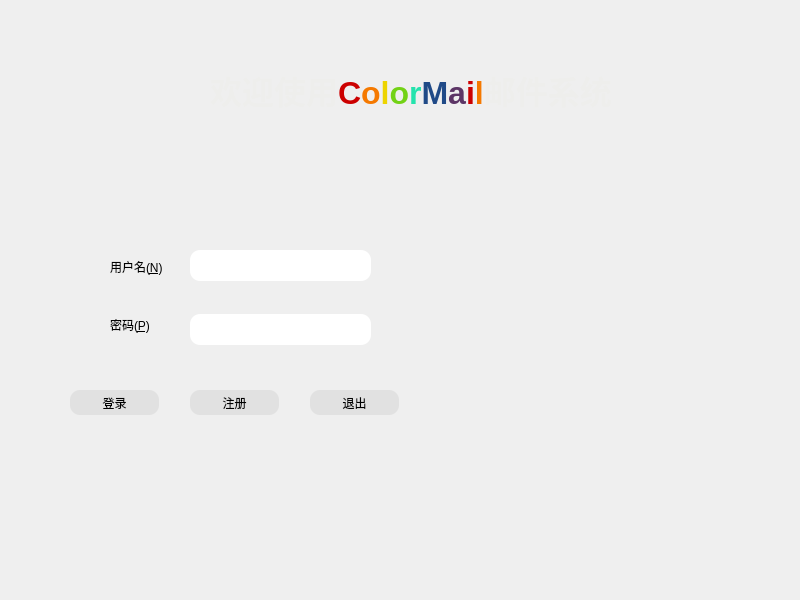
<?xml version="1.0" encoding="UTF-8"?>
<ui version="4.0">
 <class>Login</class>
 <widget class="QWidget" name="Login">
  <property name="geometry">
   <rect>
    <x>0</x>
    <y>0</y>
    <width>800</width>
    <height>600</height>
   </rect>
  </property>
  <property name="minimumSize">
   <size>
    <width>800</width>
    <height>600</height>
   </size>
  </property>
  <property name="maximumSize">
   <size>
    <width>800</width>
    <height>600</height>
   </size>
  </property>
  <property name="windowTitle">
   <string>Login</string>
  </property>
  <property name="autoFillBackground">
   <bool>false</bool>
  </property>
  <property name="styleSheet">
   <string notr="true"/>
  </property>
  <widget class="QWidget" name="InputArea" native="true">
   <property name="geometry">
    <rect>
     <x>50</x>
     <y>210</y>
     <width>361</width>
     <height>271</height>
    </rect>
   </property>
   <property name="autoFillBackground">
    <bool>true</bool>
   </property>
   <property name="styleSheet">
    <string notr="true"/>
   </property>
   <widget class="QLineEdit" name="lineName">
    <property name="geometry">
     <rect>
      <x>140</x>
      <y>40</y>
      <width>181</width>
      <height>31</height>
     </rect>
    </property>
    <property name="autoFillBackground">
     <bool>false</bool>
    </property>
    <property name="styleSheet">
     <string notr="true">#lineName{
border-radius:10px;
}</string>
    </property>
    <property name="maxLength">
     <number>12</number>
    </property>
   </widget>
   <widget class="QPushButton" name="btnRegester">
    <property name="geometry">
     <rect>
      <x>140</x>
      <y>180</y>
      <width>89</width>
      <height>25</height>
     </rect>
    </property>
    <property name="autoFillBackground">
     <bool>false</bool>
    </property>
    <property name="styleSheet">
     <string notr="true">#btnRegester:hover{
border-radius:10px;
background-color:rgb(204,204,204);
}
#btnRegester:!hover{
border-radius:10px;
background-color:rgb(225,225,225);
}
#btnRegester:hover:pressed{
border-radius:10px;
background-color:rgb(0,191,255);
}</string>
    </property>
    <property name="text">
     <string>注册</string>
    </property>
    <property name="icon">
     <iconset resource="Resource.qrc">
      <normaloff>:/new/prefix1/icon/registe_32.ico</normaloff>:/new/prefix1/icon/registe_32.ico</iconset>
    </property>
   </widget>
   <widget class="QLineEdit" name="lineCode">
    <property name="geometry">
     <rect>
      <x>140</x>
      <y>104</y>
      <width>181</width>
      <height>31</height>
     </rect>
    </property>
    <property name="autoFillBackground">
     <bool>false</bool>
    </property>
    <property name="styleSheet">
     <string notr="true">#lineCode{
border-radius:10px;
}</string>
    </property>
    <property name="maxLength">
     <number>12</number>
    </property>
    <property name="echoMode">
     <enum>QLineEdit::Password</enum>
    </property>
   </widget>
   <widget class="QPushButton" name="btnExit">
    <property name="geometry">
     <rect>
      <x>260</x>
      <y>180</y>
      <width>89</width>
      <height>25</height>
     </rect>
    </property>
    <property name="autoFillBackground">
     <bool>false</bool>
    </property>
    <property name="styleSheet">
     <string notr="true">#btnExit:hover{
border-radius:10px;
background-color:rgb(204,204,204);
}
#btnExit:!hover{
border-radius:10px;
background-color:rgb(225,225,225);
}
#btnExit:hover:pressed{
border-radius:10px;
background-color:rgb(255,0,0);
}</string>
    </property>
    <property name="text">
     <string>退出</string>
    </property>
    <property name="icon">
     <iconset resource="Resource.qrc">
      <normaloff>:/new/prefix1/icon/exit_32.ico</normaloff>:/new/prefix1/icon/exit_32.ico</iconset>
    </property>
   </widget>
   <widget class="QPushButton" name="btnLog">
    <property name="geometry">
     <rect>
      <x>20</x>
      <y>180</y>
      <width>89</width>
      <height>25</height>
     </rect>
    </property>
    <property name="autoFillBackground">
     <bool>false</bool>
    </property>
    <property name="styleSheet">
     <string notr="true">#btnLog:hover{
border-radius:10px;
background-color:rgb(204,204,204);
}
#btnLog:!hover{
border-radius:10px;
background-color:rgb(225,225,225);
}
#btnLog:hover:pressed{
border-radius:10px;
background-color:rgb(225,183,3);
}</string>
    </property>
    <property name="text">
     <string>登录</string>
    </property>
    <property name="icon">
     <iconset resource="Resource.qrc">
      <normaloff>:/new/prefix1/icon/login_32.ico</normaloff>:/new/prefix1/icon/login_32.ico</iconset>
    </property>
   </widget>
   <widget class="QWidget" name="layoutWidget">
    <property name="geometry">
     <rect>
      <x>60</x>
      <y>30</y>
      <width>81</width>
      <height>111</height>
     </rect>
    </property>
    <layout class="QVBoxLayout" name="verticalLayout">
     <item>
      <widget class="QLabel" name="lbName">
       <property name="text">
        <string>用户名(&amp;N)</string>
       </property>
       <property name="buddy">
        <cstring>lineName</cstring>
       </property>
      </widget>
     </item>
     <item>
      <widget class="QLabel" name="label">
       <property name="text">
        <string>密码(&amp;P)</string>
       </property>
       <property name="buddy">
        <cstring>lineCode</cstring>
       </property>
      </widget>
     </item>
    </layout>
   </widget>
  </widget>
  <widget class="QLabel" name="label_2">
   <property name="geometry">
    <rect>
     <x>210</x>
     <y>50</y>
     <width>491</width>
     <height>81</height>
    </rect>
   </property>
   <property name="text">
    <string>&lt;html&gt;&lt;head/&gt;&lt;body&gt;&lt;p&gt;&lt;span style=&quot; font-size:24pt; font-weight:600; color:#eeeeec;&quot;&gt;欢迎使用&lt;/span&gt;&lt;span style=&quot; font-size:24pt; font-weight:600; color:#cc0000;&quot;&gt;C&lt;/span&gt;&lt;span style=&quot; font-size:24pt; font-weight:600; color:#f57900;&quot;&gt;o&lt;/span&gt;&lt;span style=&quot; font-size:24pt; font-weight:600; color:#edd400;&quot;&gt;l&lt;/span&gt;&lt;span style=&quot; font-size:24pt; font-weight:600; color:#73d216;&quot;&gt;o&lt;/span&gt;&lt;span style=&quot; font-size:24pt; font-weight:600; color:#24e3ad;&quot;&gt;r&lt;/span&gt;&lt;span style=&quot; font-size:24pt; font-weight:600; color:#204a87;&quot;&gt;M&lt;/span&gt;&lt;span style=&quot; font-size:24pt; font-weight:600; color:#5c3566;&quot;&gt;a&lt;/span&gt;&lt;span style=&quot; font-size:24pt; font-weight:600; color:#cc0000;&quot;&gt;i&lt;/span&gt;&lt;span style=&quot; font-size:24pt; font-weight:600; color:#f57900;&quot;&gt;l&lt;/span&gt;&lt;span style=&quot; font-size:24pt; font-weight:600; color:#eeeeec;&quot;&gt;邮件系统&lt;/span&gt;&lt;/p&gt;&lt;/body&gt;&lt;/html&gt;</string>
   </property>
  </widget>
 </widget>
 <tabstops>
  <tabstop>lineName</tabstop>
  <tabstop>lineCode</tabstop>
  <tabstop>btnLog</tabstop>
  <tabstop>btnRegester</tabstop>
  <tabstop>btnExit</tabstop>
 </tabstops>
 <resources>
  <include location="Resource.qrc"/>
 </resources>
 <connections>
  <connection>
   <sender>btnExit</sender>
   <signal>clicked()</signal>
   <receiver>Login</receiver>
   <slot>close()</slot>
   <hints>
    <hint type="sourcelabel">
     <x>364</x>
     <y>252</y>
    </hint>
    <hint type="destinationlabel">
     <x>399</x>
     <y>299</y>
    </hint>
   </hints>
  </connection>
 </connections>
</ui>
